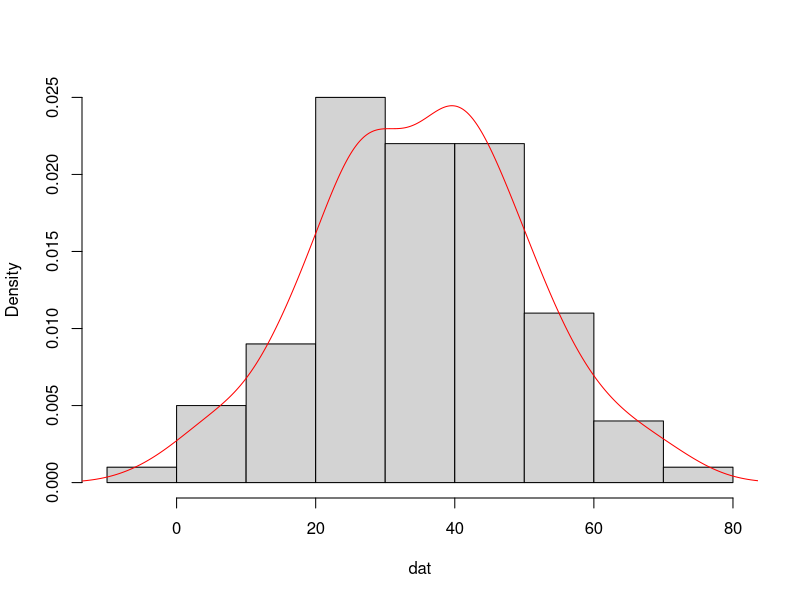
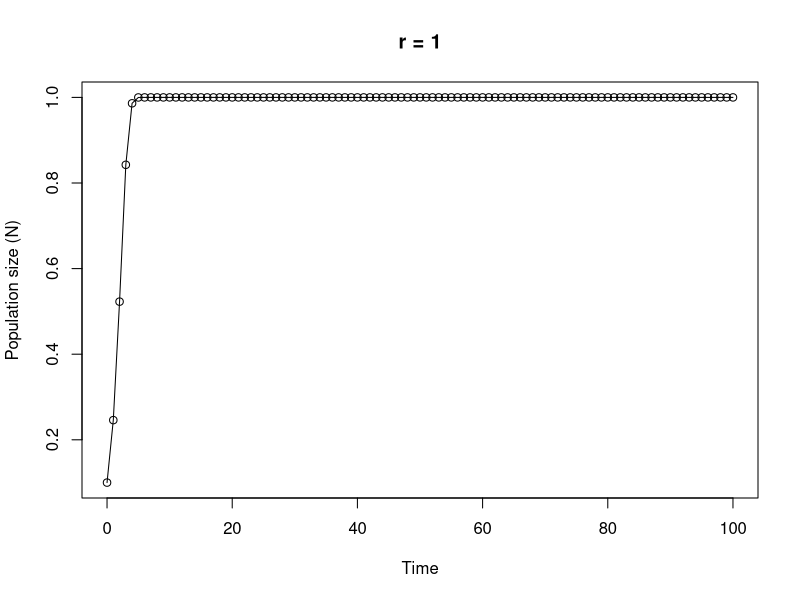

These figures' R source, in order:
## ----Q1, results = 'asis'---------------------------------------------------------------------------------------------------------

# area of a circle
# the equation to calculate the area of a circle is pi * radius^2

circle.area <- function(d){ 
	pi * (d/2)^2
}

# to use your new function

circle.area(10)
# [1] 78.53982

# to test on a vector of diameters
# first create a vector with diameters ranging from 0 to 50 in steps of 10

cir.diam <- seq(from = 0, to = 50, by = 10)

# test your function

circle.area(cir.diam)
# [1]    0.00000   78.53982  314.15927  706.85835 1256.63706 1963.49541


## ----Q2, tidy = TRUE--------------------------------------------------------------------------------------------------------------

far.cent <- function(a){
	val <- (a-32)*5/9
	print(paste("Fahrenheit: ", round(a, digits = 3), "oF",sep = " "), quote = FALSE)# round 3dp
	print(paste("Centigrade: ", round(val, digits = 3), "oC", sep = " "), quote = FALSE)# round 3dp
}

# alternative Fahrenheit to centigrade using cat function

far.cent2 <- function(a){
	val <- (a - 32) * 5/9	#calculation
	cat("Fahrenheit: ", round(a, digits = 3), "oF", "\n")   # use cat function
	cat("Centigrade: ", round(val, digits = 3), "oC", "\n")   
}



## ----Q3---------------------------------------------------------------------------------------------------------------------------

# Create a vector of normally distributed data
# length 100, mean 35 and standard deviation of 29

vals <- rnorm(100, 35, 15)	# create some norm dist data mean 35, sd = 15

summary.fun <- function(dat){
	mymean <- round(mean(dat), digits = 4)      	# calc mean
	mymedian <- round(median(dat), digits = 4)    # calc median
	mymin <- round(min(dat), digits = 4)          # calc min
	mymax <- round(max(dat), digits = 4)          # calc max
	print(paste("mean:", mymean, sep = " "), quote = FALSE)     # print mean
	print(paste("median:", mymedian, sep = " "), quote = FALSE)     # print median
	print(paste("range:", "from:", mymin, "to", mymax, sep = " "), quote = FALSE) 
	dens <- density(dat)                          # estimate density curve
	hist(dat, main = "",type = "l",freq = FALSE)  # plot histogram
	lines(dens, lty = 1, col = "red")             # plot density curve
}

# use the function
summary.fun(vals)


## ----Q4---------------------------------------------------------------------------------------------------------------------------

# calculate a median

ourmedian <- function(x){
	n <- length(x)
	if (n %% 2 == 1)      # odd numbers
	  sort(x)[(n + 1)/2]  # find the middle number by adding 1 to length and div 2
	else {                # even numbers
	  middletwo <- sort(x)[(n/2) + 0:1]   #find the two middle numbers
	  mean(middletwo)
	  }
}

# use the function
mydat <- sample(1:50, size = 10, replace = TRUE )

# our function
ourmedian(mydat)

# R median function
median(mydat)


## ----Q5, tidy = TRUE--------------------------------------------------------------------------------------------------------------

# function to simulate Ricker model

Ricker.model <- function(nzero, r, time, K=1){     # sets initial parameters
  N <- numeric(time + 1)    # creates a real vector of length time+1 to store values of Nt+1
  N[1] <- nzero             # sets initial population size in first element of N
  for (i in 1:time) {				# loops over time
      N[i+1] <- N[i]*exp(r*(1 - N[i]/K))    
  }
  Time <- 0:time   					 # creates vector for x axis
  plot(Time, N, type = "o", xlim = c(0, time), xlab = "Time", ylab = "Population size (N)", main = paste("r =", r, sep=" "))   # plots     output
}

# To run
# play around with the different parameters, especially r
Ricker.model(nzero=0.1,r=1,time=100)
